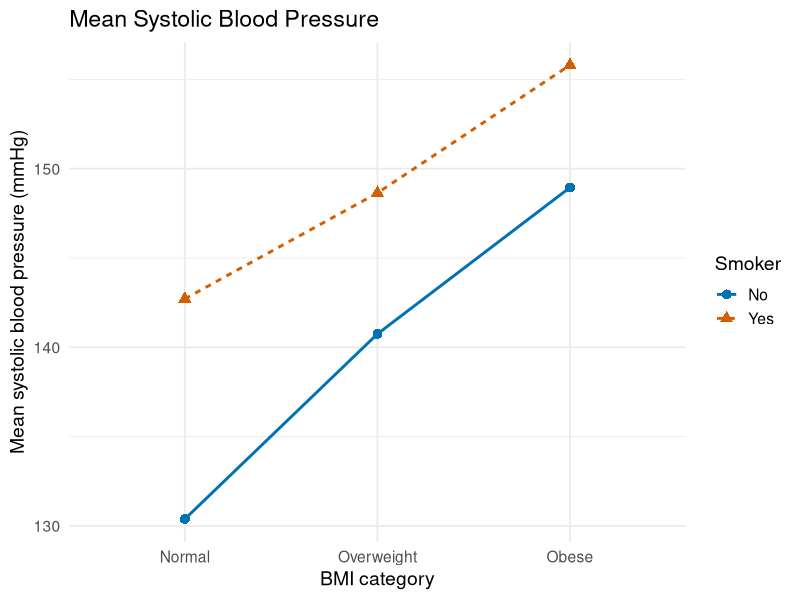

Recreate this plot in R.
# ==================================================================
# R Companion, Chapter 7: Two-Way ANOVA, ANCOVA, and Repeated
# Measures
# Statistical Methods in Research
#
# What this script makes:
#   1. A two-way ANOVA, with cell standard deviations and an
#      interaction plot
#   2. An ANCOVA, with its slopes check and adjusted means
#   3. A repeated measures ANOVA with one between-subjects factor
#
# Before you run it:
#   - Put this script, smoking_bmi_bp.csv, and
#     census_at_school.csv in the same folder.
#   - In RStudio, choose
#     Session > Set Working Directory > To Source File Location.
#   - Install ggplot2, car, and emmeans once, if you have not
#     already (see Getting Set Up).
# ==================================================================


## ---- load-packages ----
# ggplot2 draws the interaction plot, car makes the ANOVA tables,
# and emmeans calculates adjusted means.
library(ggplot2)
library(car)
library(emmeans)

# This setting makes R calculate the main effects with Type III
# sums of squares, which do not depend on the order of the factors.
# Run it once, before fitting any model. You do not need to change
# it.
options(contrasts = c("contr.sum", "contr.poly"))


## ---- read-pressure ----
# CHANGE THIS: the file name of your dataset, inside the quotes.
pressure <- read.csv("smoking_bmi_bp.csv")

# Put the BMI groups in order, as in Chapter 6.
pressure$BMI <- factor(pressure$BMI,
                       levels = c("Normal", "Overweight", "Obese"))


## ---- cell-stats ----
# 1. TWO-WAY ANOVA.
#    Cell means and standard deviations. Inside tapply(),
#    list(first, second) splits the data by BOTH factors at once,
#    giving one value per cell.
# CHANGE THIS: your numerical variable and your two factors
tapply(pressure$SystolicBP,
       list(pressure$BMI, pressure$Smoker), mean)
cell_sds <- tapply(pressure$SystolicBP,
                   list(pressure$BMI, pressure$Smoker), sd)
cell_sds

# The 2X rule, across all the cells.
max(cell_sds) / min(cell_sds)


## ---- interaction-plot ----
# INTERACTION PLOT: one line per Smoker group, joining the group
# means across the BMI categories.
#    color =, linetype =, and shape = all show the Smoker group,
#      so the lines can be told apart without color.
#    stat_summary(fun = mean, ...) plots the mean, drawn as a line
#      and as points.
# CHANGE THIS: your first factor after x =, your numerical
#              variable after y =, and your second factor in the
#              four places it appears
ggplot(pressure, aes(x = BMI, y = SystolicBP, color = Smoker,
                     linetype = Smoker, shape = Smoker,
                     group = Smoker)) +
  stat_summary(fun = mean, geom = "line", linewidth = 1) +
  stat_summary(fun = mean, geom = "point", size = 3) +
  scale_color_manual(values = c("#0072B2", "#D55E00")) +
  labs(title = "Mean Systolic Blood Pressure",
       x = "BMI category",
       y = "Mean systolic blood pressure (mmHg)",
       color = "Smoker", linetype = "Smoker", shape = "Smoker") +
  theme_minimal(base_size = 14)


## ---- two-way ----
# THE TWO-WAY ANOVA.
#    BMI * Smoker includes both factors and their interaction,
#      as in Chapter 5.
#    Anova(..., type = 3) from the car package prints the Type III
#      table.
# CHANGE THIS: your numerical variable, your two factors, your
#              dataset, and a name for your model
pressure_model <- lm(SystolicBP ~ BMI * Smoker, data = pressure)
Anova(pressure_model, type = 3)


## ---- read-students ----
# CHANGE THIS: the file name of your dataset, inside the quotes.
students <- read.csv("census_at_school.csv")


## ---- slopes-check ----
# 2. ANCOVA.
#    First, the assumption check: does the covariate (Height)
#    relate to the response (Foot) the same way in each group?
#    Height * Gender tests the covariate-by-group interaction.
# CHANGE THIS: your response, your covariate, your group
#              variable, and your dataset
slopes_check <- lm(Foot ~ Height * Gender, data = students)
Anova(slopes_check, type = 3)


## ---- ancova ----
# THE ANCOVA: the covariate and the group, joined with + (no
# interaction).
# CHANGE THIS: the same variables, joined with +
foot_model <- lm(Foot ~ Height + Gender, data = students)
Anova(foot_model, type = 3)


## ---- adjusted-means ----
# ADJUSTED MEANS: each group's mean foot length for students of
# the same (average) height. The name in quotes is your group
# variable.
# CHANGE THIS: your model name and your group variable
emmeans(foot_model, "Gender")

# For comparison, the raw (unadjusted) group means.
tapply(students$Foot, students$Gender, mean)


## ---- repeated ----
# 3. REPEATED MEASURES ANOVA, with the data in "wide" form: one
#    row per person, one column per time point.
#    cbind(Sleep1, Sleep2) joins the two measurements of the same
#      people, in time order. Gender is the between-subjects
#      factor.
# CHANGE THIS: your repeated measurements inside cbind(), your
#              between-subjects factor, and your dataset
sleep_model <- lm(cbind(Sleep1, Sleep2) ~ Gender, data = students)

#    nights names the measurements, in the same order as in
#      cbind(): a factor called Night with two levels.
# CHANGE THIS: a name for your time factor and a label for each
#              measurement, in order
nights <- data.frame(Night = factor(c("School", "Weekend")))

#    idata = nights and idesign = ~ Night tell Anova() which
#      columns are the repeated measurements.
#    multivariate = FALSE prints the standard ANOVA table.
# CHANGE THIS: your time factor's name after the ~
sleep_anova <- Anova(sleep_model, idata = nights,
                     idesign = ~ Night, type = 3)
summary(sleep_anova, multivariate = FALSE)
